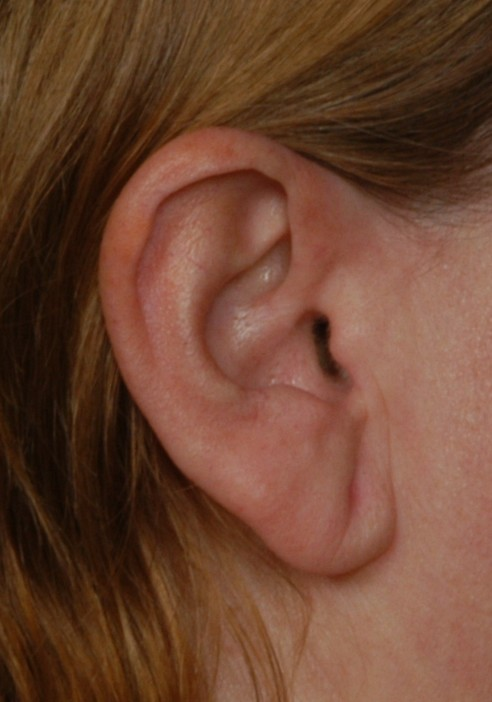
#> input picture TrainingDataSet1/004_front_ear.jpg, 492 x 702 px; its folder holds 4 pictures in this run
$ python lbp_svm.py
#> lines starting #> are read from the running program, lines starting #| are printed output that depends on the picture
### LocalBinaryPatterns/lbp_algorithm.py
import cv2
import numpy as np
from skimage import feature


class LocalBinaryPatterns:
    def __init__(self, numPoints, radius):
        self.numPoints = numPoints
        self.radius = radius

    def describe(self, image):
        lbp = feature.local_binary_pattern(image, self.numPoints,
            self.radius)

        (hist, _) = np.histogram(lbp.flatten(),
            bins = np.arange(0, 256),
            range=(0, 255))
        return hist

### LocalBinaryPatterns/lbp_svm.py
from lbp_algorithm import LocalBinaryPatterns
from sklearn.svm import LinearSVC
from sklearn.metrics.pairwise import cosine_similarity
import argparse
import cv2
import os
import matplotlib.pyplot as plt

# [6 lines of commented-out code are left out]

def calculateHist(imagePath):
#> called with imagePath = '../TrainingDataSet1/004_front_ear.jpg'
    print(f'Investigating {imagePath}')
    image = cv2.imread(imagePath)
#> image is the input picture: shape (702, 492, 3); mean B, G, R 49.3, 69.3, 109.3
    gray = cv2.cvtColor(image, cv2.COLOR_BGR2GRAY)
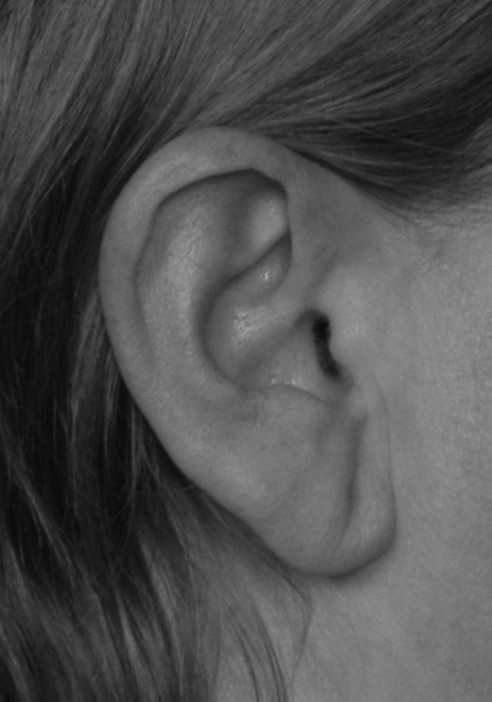
#> gray: shape (702, 492); min 8, max 166, mean 79
    hist = lbp.describe(gray)
#> in describe, `lbp = feature.local_binary_pattern(image, self.numPoints, self.radius)`:
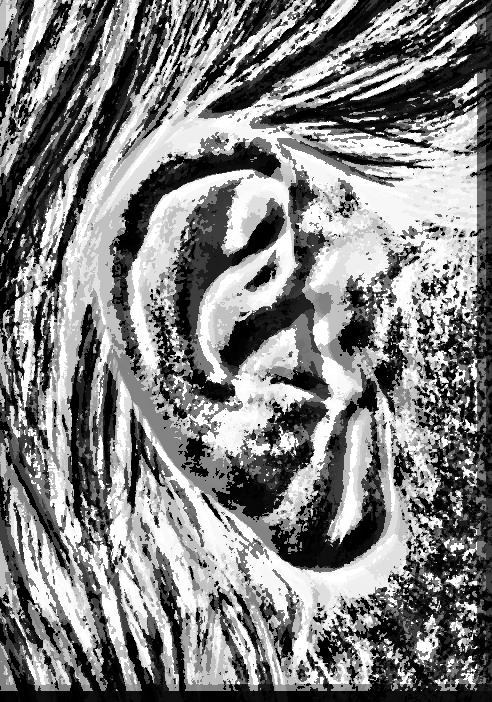
#> lbp: shape (702, 492) float64; min 0, max 1023, mean 517.9; drawn with min black and max white
#> in describe, `(hist, _) = np.histogram(lbp.flatten(), bins = np.arange(0, 256), rang..`: hist = 255 values, max 22328 at index 0, min 12 at index 165, mean 474.6
    # use 3rd string in CVLOO and 2 in 2-FOLD
    labels.append(imagePath.split(os.path.sep)[2])
    data.append(hist)

lbp = LocalBinaryPatterns(10, 18)
data = []
labels = []


dirName = '../TrainingDataSet1'
imagesPaths = os.listdir(dirName)
imagesPaths.sort()

personIndex = 0
index = 0
print('Calculating Local Binary Pattern Algorithm using training data')
for path in imagesPaths:
    calculateHist(os.path.join(dirName, path))
#> pass 2 of the loop `for path in imagesPaths:`:
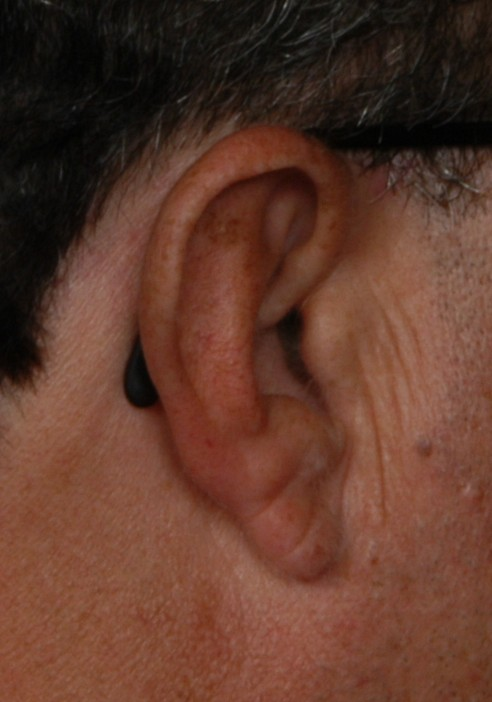
#> input picture TrainingDataSet1/005_left_ear.jpg, 492 x 702 px
#> in calculateHist, image is the input picture: shape (702, 492, 3); mean B, G, R 43.7, 57.9, 95.4
#> in calculateHist (call 2), `gray = cv2.cvtColor(image, cv2.COLOR_BGR2GRAY)`:
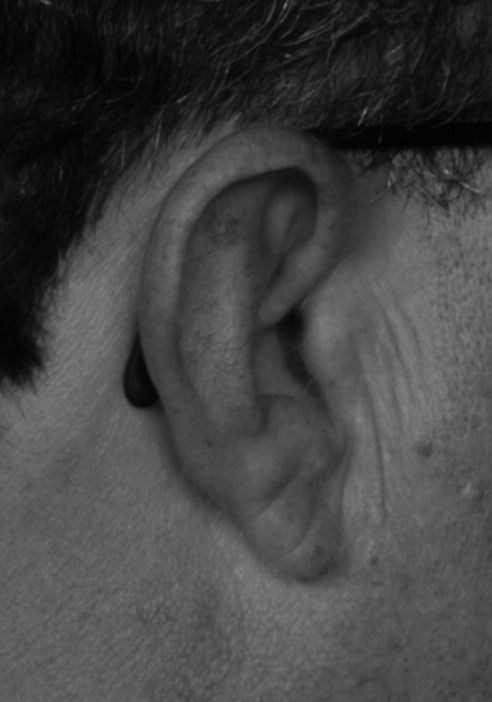
#> gray: shape (702, 492); min 0, max 134, mean 67.5
#> in describe (call 2), `lbp = feature.local_binary_pattern(image, self.numPoints, self.radius)`:
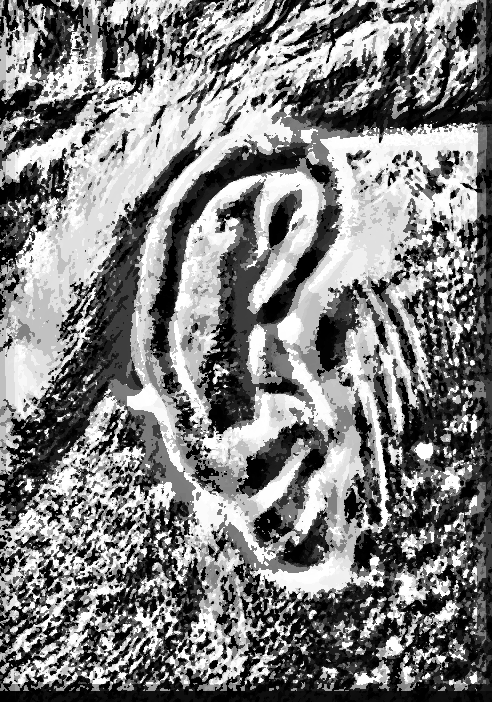
#> lbp: shape (702, 492) float64; min 0, max 1023, mean 508.4; drawn with min black and max white
#> in describe (call 2), `(hist, _) = np.histogram(lbp.flatten(), bins = np.arange(0, 256), rang..`: hist = 255 values, max 23203 at index 0, min 15 at index 202, mean 511.2
#> pass 3 of the loop `for path in imagesPaths:`:
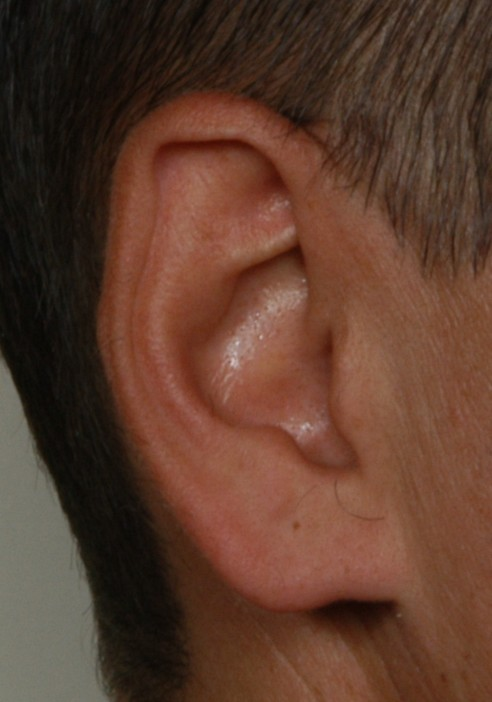
#> input picture TrainingDataSet1/007_right_ear.jpg, 492 x 702 px
#> in calculateHist, image is the input picture: shape (702, 492, 3); mean B, G, R 44.8, 59.9, 92
#> in calculateHist (call 3), `gray = cv2.cvtColor(image, cv2.COLOR_BGR2GRAY)`:
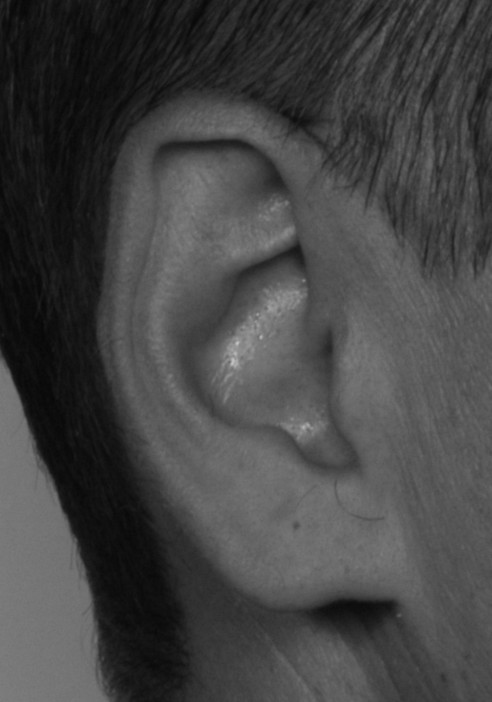
#> gray: shape (702, 492); min 6, max 197, mean 67.8
#> in describe (call 3), `lbp = feature.local_binary_pattern(image, self.numPoints, self.radius)`:
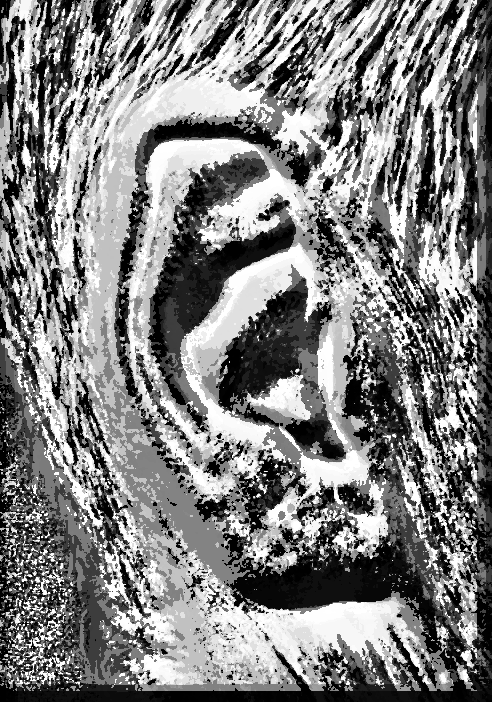
#> lbp: shape (702, 492) float64; min 0, max 1023, mean 514.7; drawn with min black and max white
#> in describe (call 3), `(hist, _) = np.histogram(lbp.flatten(), bins = np.arange(0, 256), rang..`: hist = 255 values, max 21867 at index 0, min 10 at index 213, mean 461.7
#> the loop made 4 passes; the first 3 are shown

print('Training the algorithm based on our histograms')
model = LinearSVC(C=100, max_iter=100000)
model.fit(data, labels)

dirName = "../TestDataSet1"
#> (the run stopped early here; a loop or call above may not have finished)
